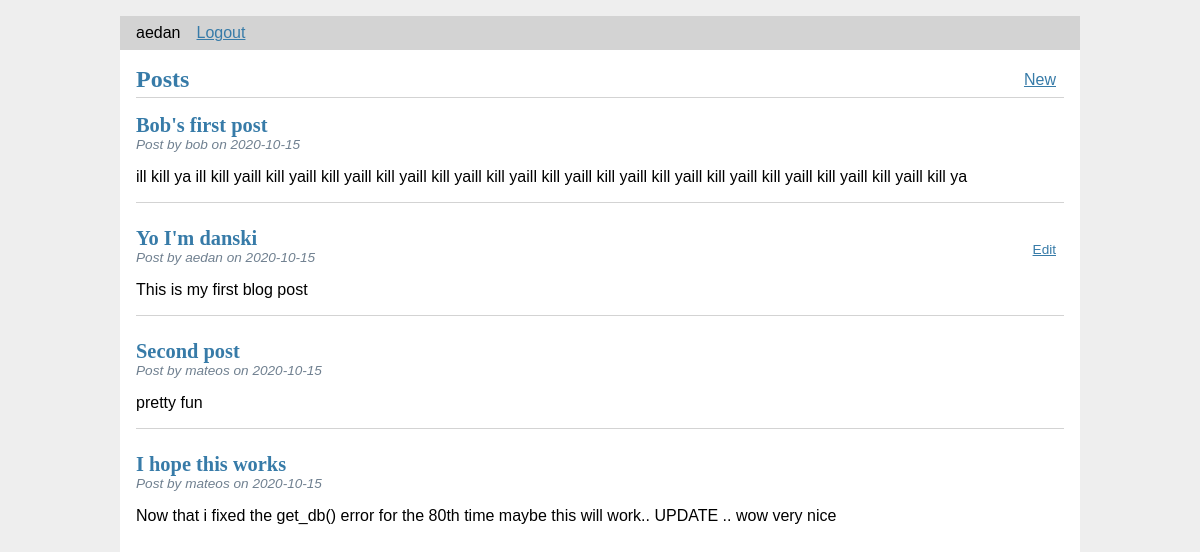
The app's page / (signed in) with its own data.
### tables this page shows
CREATE TABLE user(
    id INTEGER PRIMARY KEY AUTOINCREMENT,
    username TEXT UNIQUE NOT NULL,
    password TEXT NOT NULL
);

CREATE TABLE post(
    id INTEGER PRIMARY KEY AUTOINCREMENT,
    author_id INTEGER NOT NULL,
    created TIMESTAMP NOT NULL DEFAULT CURRENT_TIMESTAMP,
    title TEXT NOT NULL,
    body TEXT NOT NULL,
    FOREIGN KEY (author_id) REFERENCES user (id)
);

### flaskr/blog.py (the view)
@bp.route("/")
def index():
    db = get_db()
    posts = db.execute(
        "SELECT p.id, title, body, created, author_id, username"
        " FROM post p JOIN user u ON p.author_id = u.id"
        " ORDER BY created DESC"
    ).fetchall()
    return render_template("blog/index.html", posts=posts)

### flaskr/auth.py (called while the page is built)
@bp.before_app_request
def load_logged_in_user():
    user_id = session.get("user_id")
    if user_id is None:
        g.user = None
    else:
        g.user = (
            get_db().execute("SELECT * FROM user WHERE id = ?", (user_id,)).fetchone()
        )

### flaskr/db.py (called while the page is built)
def get_db():
    if "db" not in g:
        g.db = sqlite3.connect(
            current_app.config["DATABASE"], detect_types=sqlite3.PARSE_DECLTYPES
        )
        g.db.row_factory = sqlite3.Row
    return g.db

### flaskr/templates/blog/index.html
{% extends 'base.html' %}
{% block header %}
<h1>{% block title %}Posts{% endblock %}</h1>
{% if g.user %}
<a href="{{ url_for('blog.create') }}" class="action">New</a>
{% endif %}
{% endblock %}
{% block content %}
{% for post in posts %}
<article class="post">
    <header>
        <div>
            <h1>{{ post['title'] }}</h1>
            <div class="about">Post by {{ post['username'] }} on {{ post['created'].strftime('%Y-%m-%d') }}</div>
        </div>
        {% if g.user['id'] == post['author_id'] %}
        <a href="{{ url_for('blog.update', id = post['id']) }}" class="action">Edit</a>
        {% endif %}
    </header>
    <p class="body">{{ post['body'] }}</p>
</article>
{% if not loop.last %}
<hr>
{% endif %}
{% endfor %}
{% endblock %}

### flaskr/templates/base.html (shortened to what this page needs)
<!DOCTYPE html>
<link rel="stylesheet" href={{ url_for('static', filename='style.css') }}>
<nav>
    <ul>
        {% if g.user %}
        <li><span>{{ g.user["username"] }}</span></li>
        <li><a href="{{ url_for('auth.logout') }}">Logout</a></li>
        {% else %}
        <li><a href="{{ url_for('auth.register') }}">Register</a></li>
        <li><a href="{{ url_for('auth.login') }}">Log In</a></li>
        {% endif %}
    </ul>
</nav>
<section class="content">
    <header>{% block header %}{% endblock %}</header>
    {% block content %}{% endblock %}
</section>

### flaskr/static/style.css (style rules this page uses)
h1 { font-family: serif; color: #377ba8; margin: 1rem 0; }
a { color: #377ba8; }
hr { border: none; border-top: 1px solid lightgray; }
nav { background: lightgray; display: flex; align-items: center; padding: 0 0.5rem; }
nav ul { display: flex; list-style: none; margin: 0; padding: 0; }
nav ul li a, nav ul li span, header .action { display: block; padding: 0.5rem; }
.content { padding: 0 1rem 1rem; }
.content > header { border-bottom: 1px solid lightgray; display: flex; align-items: flex-end; }
.content > header h1 { flex: auto; margin: 1rem 0 0.25rem 0; }
.post > header { display: flex; align-items: flex-end; font-size: 0.85em; }
.post > header > div:first-of-type { flex: auto; }
.post > header h1 { font-size: 1.5em; margin-bottom: 0; }
.post .about { color: slategray; font-style: italic; }
.post .body { white-space: pre-line; }
.content:last-child { margin-bottom: 0; }

### records on screen
user: user.username "aedan"
post: title "Bob's first post", username "bob", created "2020-10-15", body "ill kill ya ill kill yaill kill yaill kill yaill kill yaill kill yaill kill yaill kill yaill kill yaill kill yaill kill yaill kill yaill kill yaill kill yaill kill ya"
post: title "Yo I'm danski", username "aedan", created "2020-10-15", body "This is my first blog post"
post: title "Second post", username "mateos", created "2020-10-15", body "pretty fun"
post: title "I hope this works", username "mateos", created "2020-10-15", body "Now that i fixed the get_db() error for the 80th time maybe this will work.. UPDATE .. wow very nice"
